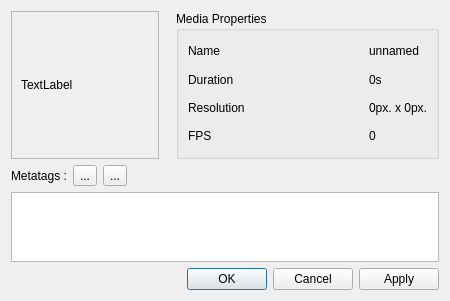
<?xml version="1.0" encoding="UTF-8"?>
<ui version="4.0">
 <class>MediaProperty</class>
 <widget class="QDialog" name="MediaProperty">
  <property name="geometry">
   <rect>
    <x>0</x>
    <y>0</y>
    <width>450</width>
    <height>300</height>
   </rect>
  </property>
  <property name="windowTitle">
   <string/>
  </property>
  <layout class="QGridLayout" name="gridLayout">
   <item row="0" column="0" colspan="4">
    <widget class="QFrame" name="frame">
     <property name="frameShape">
      <enum>QFrame::StyledPanel</enum>
     </property>
     <property name="frameShadow">
      <enum>QFrame::Raised</enum>
     </property>
     <layout class="QGridLayout" name="gridLayout_2">
      <item row="0" column="0">
       <widget class="QLabel" name="snapshotLabel">
        <property name="sizePolicy">
         <sizepolicy hsizetype="Minimum" vsizetype="Minimum">
          <horstretch>0</horstretch>
          <verstretch>0</verstretch>
         </sizepolicy>
        </property>
        <property name="minimumSize">
         <size>
          <width>128</width>
          <height>128</height>
         </size>
        </property>
        <property name="maximumSize">
         <size>
          <width>128</width>
          <height>128</height>
         </size>
        </property>
        <property name="baseSize">
         <size>
          <width>256</width>
          <height>256</height>
         </size>
        </property>
        <property name="text">
         <string>TextLabel</string>
        </property>
       </widget>
      </item>
     </layout>
    </widget>
   </item>
   <item row="0" column="4">
    <spacer name="horizontalSpacer_2">
     <property name="orientation">
      <enum>Qt::Horizontal</enum>
     </property>
     <property name="sizeHint" stdset="0">
      <size>
       <width>40</width>
       <height>20</height>
      </size>
     </property>
    </spacer>
   </item>
   <item row="0" column="5" colspan="2">
    <widget class="QGroupBox" name="groupBox">
     <property name="sizePolicy">
      <sizepolicy hsizetype="Expanding" vsizetype="Preferred">
       <horstretch>0</horstretch>
       <verstretch>0</verstretch>
      </sizepolicy>
     </property>
     <property name="title">
      <string>Media Properties</string>
     </property>
     <layout class="QGridLayout" name="gridLayout_3">
      <item row="0" column="0">
       <widget class="QLabel" name="nameLabel">
        <property name="text">
         <string>Name</string>
        </property>
       </widget>
      </item>
      <item row="0" column="1">
       <widget class="QLabel" name="nameValueLabel">
        <property name="text">
         <string>unnamed</string>
        </property>
       </widget>
      </item>
      <item row="1" column="0">
       <widget class="QLabel" name="durationLabel">
        <property name="text">
         <string>Duration</string>
        </property>
       </widget>
      </item>
      <item row="1" column="1">
       <widget class="QLabel" name="durationValueLabel">
        <property name="text">
         <string>0s</string>
        </property>
       </widget>
      </item>
      <item row="2" column="0">
       <widget class="QLabel" name="resolutionLabel">
        <property name="sizePolicy">
         <sizepolicy hsizetype="Expanding" vsizetype="Preferred">
          <horstretch>0</horstretch>
          <verstretch>0</verstretch>
         </sizepolicy>
        </property>
        <property name="text">
         <string>Resolution</string>
        </property>
       </widget>
      </item>
      <item row="2" column="1">
       <widget class="QLabel" name="resolutionValueLabel">
        <property name="sizePolicy">
         <sizepolicy hsizetype="Maximum" vsizetype="Minimum">
          <horstretch>0</horstretch>
          <verstretch>0</verstretch>
         </sizepolicy>
        </property>
        <property name="text">
         <string>0px. x 0px.</string>
        </property>
       </widget>
      </item>
      <item row="3" column="0">
       <widget class="QLabel" name="fpsLabel">
        <property name="sizePolicy">
         <sizepolicy hsizetype="Expanding" vsizetype="Preferred">
          <horstretch>0</horstretch>
          <verstretch>0</verstretch>
         </sizepolicy>
        </property>
        <property name="text">
         <string>FPS</string>
        </property>
       </widget>
      </item>
      <item row="3" column="1">
       <widget class="QLabel" name="fpsValueLabel">
        <property name="text">
         <string>0</string>
        </property>
       </widget>
      </item>
     </layout>
    </widget>
   </item>
   <item row="1" column="0">
    <widget class="QLabel" name="label">
     <property name="text">
      <string>Metatags :</string>
     </property>
    </widget>
   </item>
   <item row="2" column="0" colspan="7">
    <widget class="QListView" name="metaTagsView">
     <property name="selectionMode">
      <enum>QAbstractItemView::MultiSelection</enum>
     </property>
    </widget>
   </item>
   <item row="3" column="5">
    <spacer name="horizontalSpacer">
     <property name="orientation">
      <enum>Qt::Horizontal</enum>
     </property>
     <property name="sizeHint" stdset="0">
      <size>
       <width>40</width>
       <height>20</height>
      </size>
     </property>
    </spacer>
   </item>
   <item row="3" column="6">
    <widget class="QDialogButtonBox" name="buttonBox">
     <property name="sizePolicy">
      <sizepolicy hsizetype="Fixed" vsizetype="Fixed">
       <horstretch>0</horstretch>
       <verstretch>0</verstretch>
      </sizepolicy>
     </property>
     <property name="layoutDirection">
      <enum>Qt::LeftToRight</enum>
     </property>
     <property name="orientation">
      <enum>Qt::Horizontal</enum>
     </property>
     <property name="standardButtons">
      <set>QDialogButtonBox::Apply|QDialogButtonBox::Cancel|QDialogButtonBox::Ok</set>
     </property>
     <property name="centerButtons">
      <bool>false</bool>
     </property>
    </widget>
   </item>
   <item row="1" column="1">
    <widget class="QToolButton" name="addTagsButton">
     <property name="text">
      <string>...</string>
     </property>
    </widget>
   </item>
   <item row="1" column="2">
    <widget class="QToolButton" name="deleteTagsButton">
     <property name="text">
      <string>...</string>
     </property>
    </widget>
   </item>
  </layout>
 </widget>
 <resources/>
 <connections>
  <connection>
   <sender>buttonBox</sender>
   <signal>accepted()</signal>
   <receiver>MediaProperty</receiver>
   <slot>accept()</slot>
   <hints>
    <hint type="sourcelabel">
     <x>248</x>
     <y>254</y>
    </hint>
    <hint type="destinationlabel">
     <x>157</x>
     <y>274</y>
    </hint>
   </hints>
  </connection>
  <connection>
   <sender>buttonBox</sender>
   <signal>rejected()</signal>
   <receiver>MediaProperty</receiver>
   <slot>reject()</slot>
   <hints>
    <hint type="sourcelabel">
     <x>316</x>
     <y>260</y>
    </hint>
    <hint type="destinationlabel">
     <x>286</x>
     <y>274</y>
    </hint>
   </hints>
  </connection>
 </connections>
</ui>
